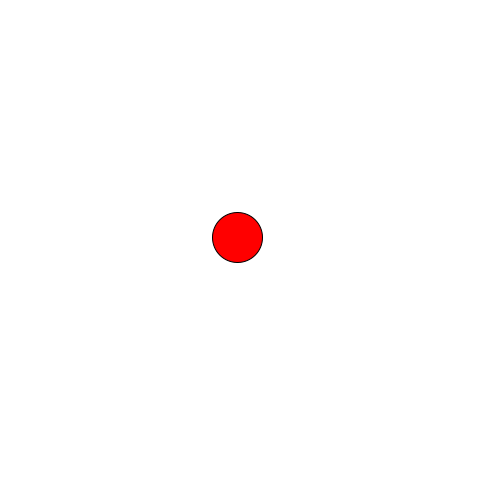
Frame 1 (no input)
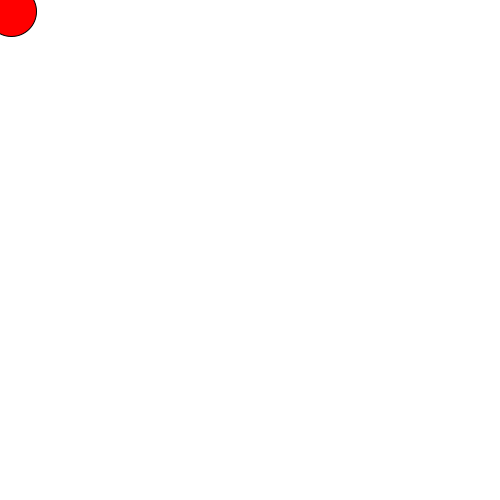
Frame 60 (the mouse pressed at the canvas centre just before this capture)
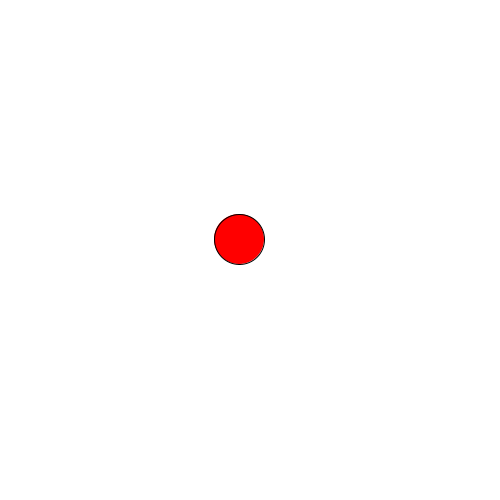
Frame 120 (the mouse held since frame 60 and released just before this capture)

The Processing sketch that drew these frames (run headless with seeded random() and noise(); from frame 60 on, the mouse is pressed at the canvas centre):

// Processing sketch: chatGPT_leasing
// ── chatGPT_leasing.pde
PVector birdPos; // position of the bird
PVector targetPos; // target position of the bird
float easing = 0.05; // easing amount

void setup() {
  size(500, 500);
  birdPos = new PVector(width/2, height/2);
}

void draw() {
  background(255);

  // map mouseX and mouseY to the bird's target position
  targetPos = new PVector(mouseX, mouseY);

  // calculate the distance between the bird's current position and its target position
  PVector distance = PVector.sub(targetPos, birdPos);

  // apply easing to the bird's position
  distance.mult(easing);
  birdPos.add(distance);

  // draw the bird at its current position
  fill(255, 0, 0);
  ellipse(birdPos.x, birdPos.y, 50, 50);
}
